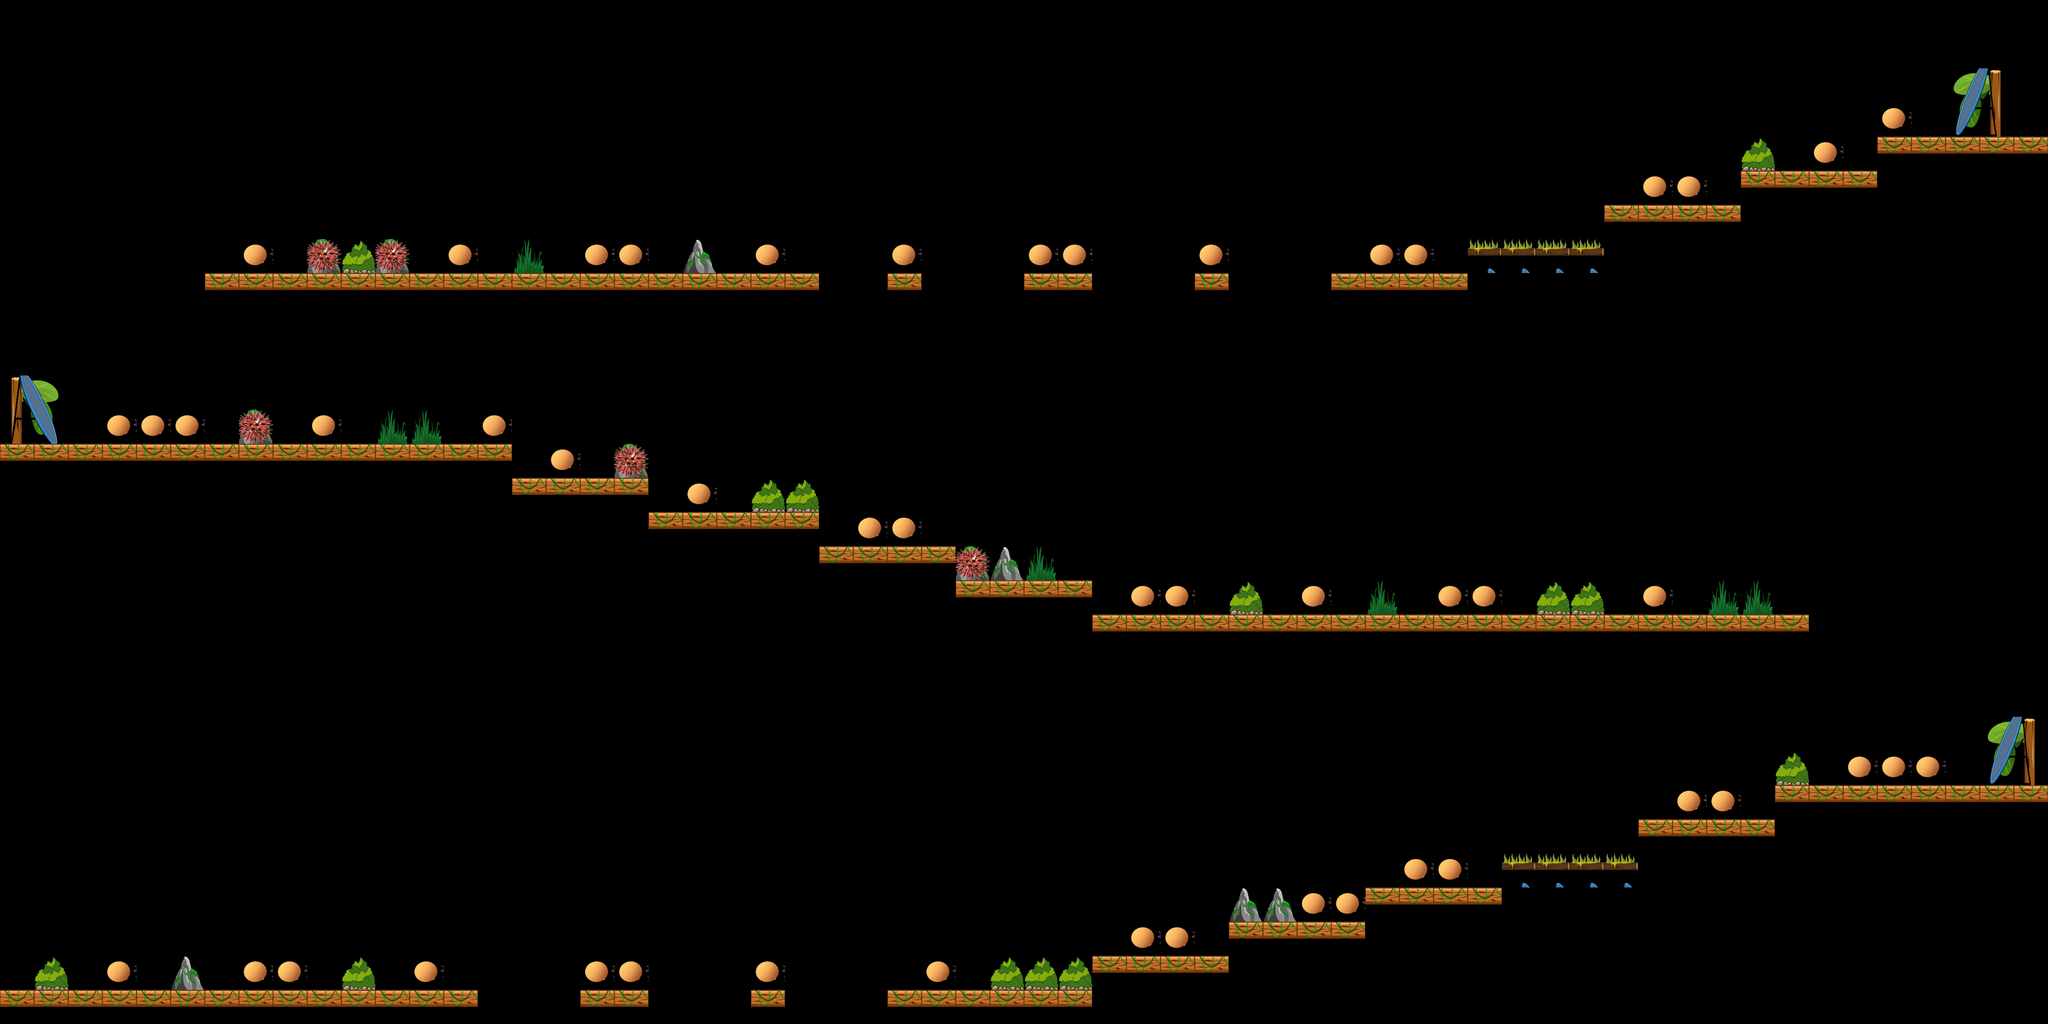

Tiled map render using the project's own tile images. Description and the map definition, with tile-layer contents summarised, below:
An orthogonal 60x30 tile map with 80x80 px tiles, 1 tile layer (Level).

<map version="1.0" orientation="orthogonal" width="60" height="30" tilewidth="80" tileheight="80">
 <properties>
  <property name="StartDirection" value="1" />
 </properties>
 <tileset firstgid="1" name="Untitled" tilewidth="80" tileheight="80">
  <image source="tileset4.png" width="640" height="320" />
 </tileset>
 <layer name="Level" width="60" height="30">
  <data>[1800 cells, 239 non-empty, 16 distinct tile ids]</data>
 </layer>
</map>
